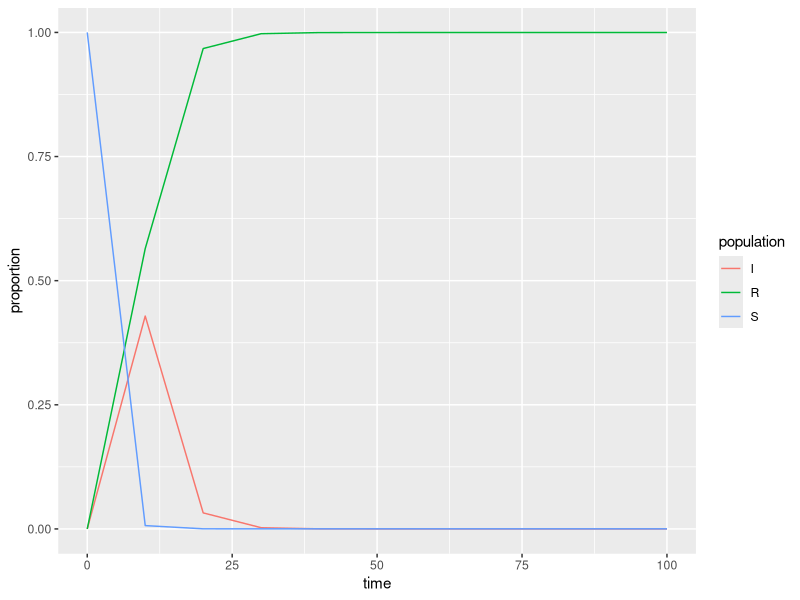

This figure's R source:
## ---- chunk 1
knitr::opts_chunk$set(echo = TRUE)
library(tidyverse)
library(deSolve)
## ---- chunk 2
### Specify parameters

## Proportion in each compartment: Susceptible 0.999999, Infected 0.000001, Recovered 0 (these are directly from the example linked above)
init <- c(S = 1-1e-6, I = 1e-6, R = 0.0)

## beta: infection parameter; gamma: recovery parameter
parameters <- c(beta = 2.316, gamma = 0.261)

## Time frame
times      <- seq(0, 100, by = 10)
## ---- chunk 3
## Build the function with all 
sir <- function(time, init, parameters) {

  with(as.list(c(init, parameters)), {

    dS <- -beta * S * I
    dI <-  beta * S * I - gamma * I
    dR <-  gamma * I
    
    return(list(c(dS, dI, dR)))
  })
}
## ---- chunk 4
## Solve using `deSolve::ode()`
approximation <- ode(y = init, times = times, func = sir, parms = parameters)
## ---- chunk 5
## Get output into a data frame
approx_df <- as.data.frame(approximation)

## Pivot longer so R will do the work for us: 
approx_long <- approx_df %>% 
  pivot_longer(cols = S:R, names_to = "population", values_to = "proportion")

## ---- chunk 6
ggplot(data = approx_long, aes(x = time, y = proportion)) +
  geom_line(aes(color = population))
